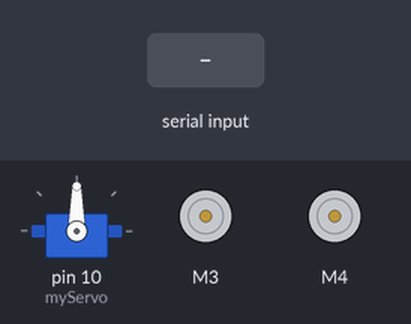
The sketch below on a simulated Arduino Uno, built with avr-gcc and run on an emulated ATmega328P. On the bench: servo, 2 × DC motor (green arrow = forward, orange = backward, longer = faster). The inputs (shaded band) are chosen by the test bench.

Above: at 1.2 s.
1.3 s: "*right" received over Serial
At 1.8 s:
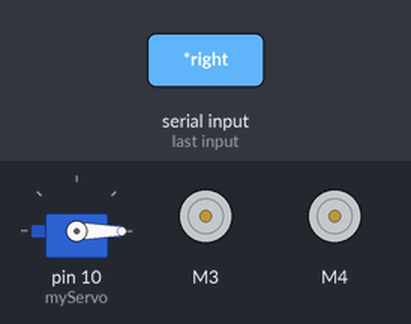
4.3 s: "*go ahead" received over Serial
7.3 s: "*go back" received over Serial
At 8.3 s:
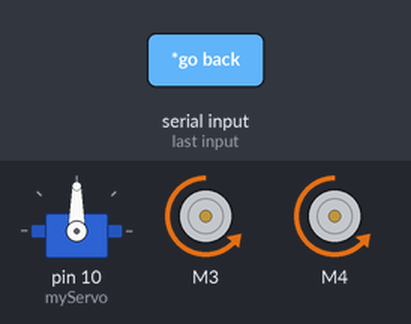
10.3 s: "*left" received over Serial
At 10.7 s:
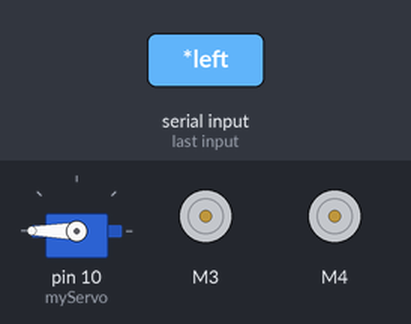
13.3 s: "*right" received over Serial
At 16.2 s:
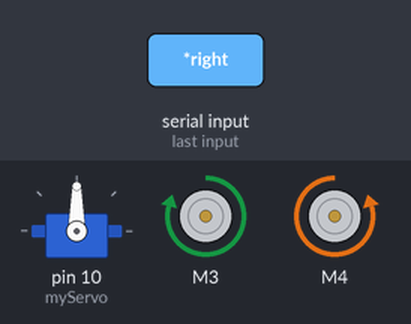
Timing chart, 0 to 16.9 s (numbered marks = the images above; inputs shaded):
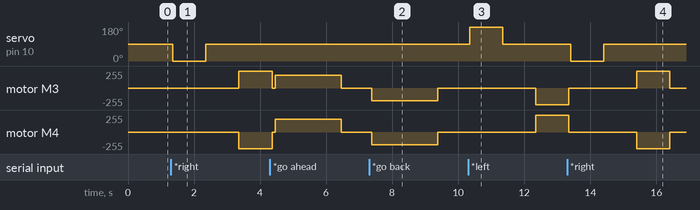

Measured:
- after the input at 1.3 s, servo on pin 10 (myServo): 90° → 0° after 0.06 s, → 90° 1.0 s later; motor M3: stopped → forward 250/255 after 2.1 s; motor M4: stopped → backward 250/255 after 2.1 s
- after the input at 7.3 s, motor M3, motor M4: stopped → backward 188/255 after 0.08 s, → stopped 2.0 s later
- after the input at 10.3 s, servo on pin 10 (myServo): 90° → 180° after 0.05 s, → 90° 1.0 s later; motor M3: stopped → backward 250/255 after 2.1 s; motor M4: stopped → forward 250/255 after 2.1 s
- after the input at 13.3 s, servo on pin 10 (myServo): 90° → 0° after 0.11 s, → 90° 1.0 s later

The sketch:

motor_shield1.ino
```cpp
//viral science
//voice controlled car www.youtube.com/c/viralscience  www.viralsciencecreativity.com

#include <AFMotor.h> //Adafruit Motor Shield Library. First you must download and install AFMotor library
#include <Servo.h>   //Servo library. This is standard library. (Sketch -> Include Library -> Servo)
String voice;

AF_DCMotor motor1 (3, MOTOR12_1KHZ); //create motor #1 using M1 output on Motor Drive Shield, set to 1kHz PWM frequency
AF_DCMotor motor2 (4, MOTOR12_1KHZ); //create motor #2 using M2 output on Motor Drive Shield, set to 1kHz PWM frequency
Servo myServo; //define servo name

void setup()
{
  Serial.begin(9600); //start serial communication
  myServo.attach(10); //define our servo pin (the motor shield servo1 input = digital pin 10)
  myServo.write(90);  //servo position is 90 degrees

}

void loop()
{
  while (Serial.available()){ //Check if there is an available byte to read
     delay(10); //Delay added to make thing stable
    char c = Serial.read(); //Conduct a serial read
    if (c == '#') {break;} //Exit the loop when the # is detected after the word
    voice += c; //Shorthand for voice = voice + c
  }
  if (voice.length() > 0){
    if(voice == "*go ahead"){
      forward_car();
      }
    else if(voice == "*go back"){
      back_car();
      }
    else if(voice == "*right") {
      right_car();
    }
    else if(voice == "*left") {
      left_car();
    }
    else if(voice == "*stop") {
      stop_car();
    }

  voice=""; //Reset the variable after initiating
  }
}

void forward_car()
{
  motor1.run(FORWARD);
  motor1.setSpeed(700);
  motor2.run(FORWARD);
  motor2.setSpeed(700);
  delay(2000);
  motor1.run(RELEASE);
  motor2.run(RELEASE);
}

void back_car()
{
  motor1.run(BACKWARD);
  motor1.setSpeed(700);
  motor2.run(BACKWARD);
  motor2.setSpeed(700);
  delay(2000);
  motor1.run(RELEASE);
  motor2.run(RELEASE);
}

void right_car()
{
  myServo.write(0);
  delay(1000);
  myServo.write(90);
  delay(1000);
  motor1.run(FORWARD);
  motor1.setSpeed(250);
  motor2.run(BACKWARD);
  motor2.setSpeed(250);
  delay(1000);
  motor1.run(RELEASE);
  motor2.run(RELEASE);
}

void left_car()
{
  myServo.write(180);
  delay(1000);
  myServo.write(90);
  delay(1000);
  motor1.run(BACKWARD);
  motor1.setSpeed(250);
  motor2.run(FORWARD);
  motor2.setSpeed(250);
  delay(1000);
  motor1.run(RELEASE);
  motor2.run(RELEASE);
}

void stop_car ()
{
  motor1.run(RELEASE);
  motor2.run(RELEASE);
}
```
